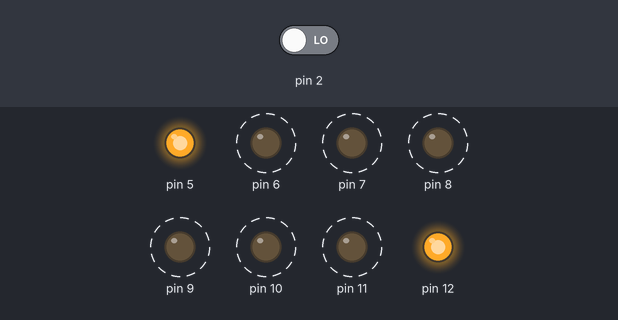
Bench run of a sketch on a simulated Arduino Uno, built with avr-gcc and run on an emulated ATmega328P. Shown: output pins drawn as LEDs (lit = HIGH). Dashed ring = blinking. Inputs (shaded band) come from the test bench; at power-on: pin 2 LOW.

Above: at 1.2 s.
1.3 s: pin 2 driven HIGH
At 1.8 s:
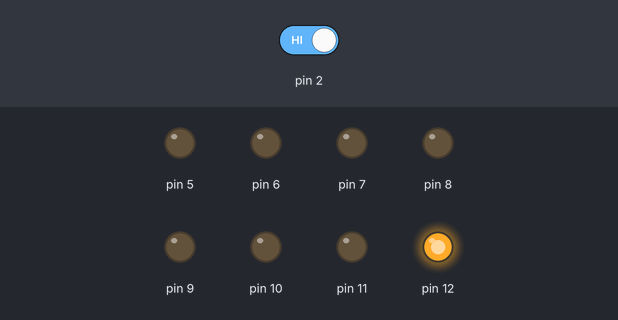
At 2.6 s:
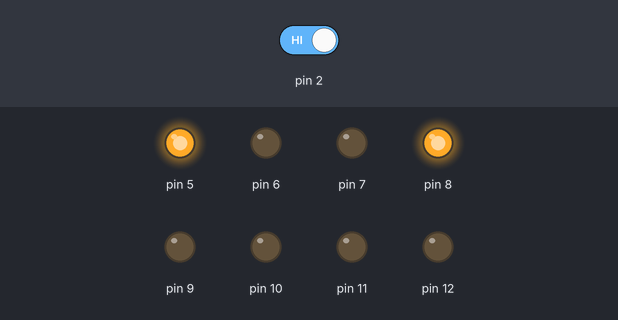
13.3 s: pin 2 driven LOW
At 14.2 s:
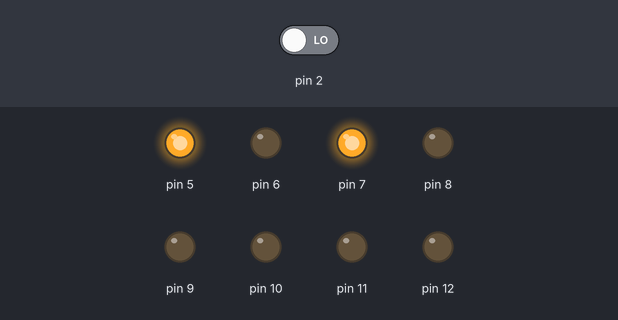
Timing chart, 0 to 22.3 s (numbered marks = the images above; inputs shaded):
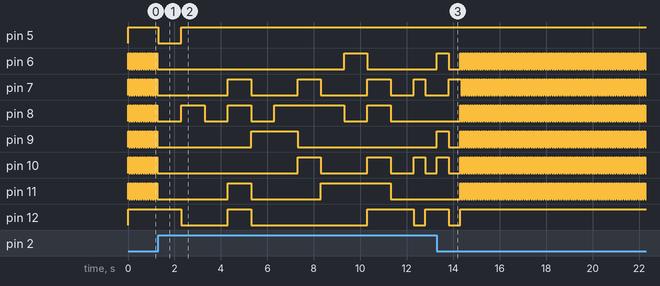

Measured:
- after the input at 1.3 s, pin 5: HIGH → LOW at once, → HIGH 1.0 s later; pin 7: alternates HIGH for 1.0 s and LOW for 2.0 s, starting after 3.0 s; pin 10: alternates HIGH for 1.0 s and LOW for 2.0 s, starting after 6.0 s; pin 12: HIGH → LOW after 1.0 s, → HIGH 2.0 s later, → LOW 1.0 s later, → HIGH 5.0 s later
- after the input at 13.3 s, pin 5: stays HIGH (without the input it goes to LOW after 1.0 s); pin 8: alternates HIGH for 0.05 s and LOW for 0.05 s, starting after 1.0 s; pin 12: goes on until 14.3 s, then stays HIGH
- by itself, pin 7, pin 10: alternates HIGH for 0.05 s and LOW for 0.05 s

The sketch:

LCD12345678910.ino
```cpp
void setup () {
   pinMode(12, OUTPUT);
  pinMode(11, OUTPUT);
  pinMode(10, OUTPUT);
  pinMode(9, OUTPUT);
  pinMode(8, OUTPUT);
  pinMode(7, OUTPUT);
  pinMode(6, OUTPUT);
  pinMode(5, OUTPUT);

  pinMode(2, INPUT);
   Serial.begin(9600);
 }


//*********************loop********************************************
void loop () {
   if(digitalRead(2)){
// 10
  digitalWrite(5, LOW); //dot
  digitalWrite(6, LOW); // BAIX DRETA
  digitalWrite(7, LOW); // BAIX HORITZONTAL
  digitalWrite(8, LOW);// BAIX ESQUERRA
  digitalWrite(9, LOW); //DALT DRETA
  digitalWrite(10, LOW); // DALT HORITZONTAL
  digitalWrite(11, LOW); //DALT ESQUERRA
  digitalWrite(12, HIGH); // CENTRAL
  delay(1000);
 //9
  digitalWrite(5, HIGH); //dot
  digitalWrite(6, LOW); // BAIX DRETA
  digitalWrite(7, LOW); // BAIX HORITZONTAL
  digitalWrite(8, HIGH);// BAIX ESQUERRA
  digitalWrite(9, LOW); //DALT DRETA
  digitalWrite(10, LOW); // DALT HORITZONTAL
  digitalWrite(11, LOW); //DALT ESQUERRA
  digitalWrite(12, LOW); // CENTRAL
  delay(1000);
 //8
  digitalWrite(5, HIGH); //dot
  digitalWrite(6, LOW); // BAIX DRETA
  digitalWrite(7, LOW); // BAIX HORITZONTAL
  digitalWrite(8, LOW);// BAIX ESQUERRA
  digitalWrite(9, LOW); //DALT DRETA
  digitalWrite(10, LOW); // DALT HORITZONTAL
  digitalWrite(11, LOW); //DALT ESQUERRA
  digitalWrite(12, LOW); // CENTRAL
  delay(1000);
   //7
  digitalWrite(5, HIGH); //dot
  digitalWrite(6, LOW); // BAIX DRETA
  digitalWrite(7, HIGH); // BAIX HORITZONTAL
  digitalWrite(8, HIGH);// BAIX ESQUERRA
  digitalWrite(9, LOW); //DALT DRETA
  digitalWrite(10, LOW); // DALT HORITZONTAL
  digitalWrite(11, HIGH); //DALT ESQUERRA
  digitalWrite(12, HIGH); // CENTRAL
  delay(1000);
// 6
  digitalWrite(5, HIGH); //dot
  digitalWrite(6, LOW); // BAIX DRETA
  digitalWrite(7, LOW); // BAIX HORITZONTAL
  digitalWrite(8, LOW);// BAIX ESQUERRA
  digitalWrite(9, HIGH); //DALT DRETA
  digitalWrite(10, LOW); // DALT HORITZONTAL
  digitalWrite(11, LOW); //DALT ESQUERRA
  digitalWrite(12, LOW); // CENTRAL
  delay(1000);
  // 5
    digitalWrite(5, HIGH); //dot
  digitalWrite(6, LOW); // BAIX DRETA
  digitalWrite(7, LOW); // BAIX HORITZONTAL
  digitalWrite(8, HIGH);// BAIX ESQUERRA
  digitalWrite(9, HIGH); //DALT DRETA
  digitalWrite(10, LOW); // DALT HORITZONTAL
  digitalWrite(11, LOW); //DALT ESQUERRA
  digitalWrite(12, LOW); // CENTRAL
  delay(1000);
  //4
    digitalWrite(5, HIGH); //dot
  digitalWrite(6, LOW); // BAIX DRETA
  digitalWrite(7, HIGH); // BAIX HORITZONTAL
  digitalWrite(8, HIGH);// BAIX ESQUERRA
  digitalWrite(9, LOW); //DALT DRETA
  digitalWrite(10, HIGH); // DALT HORITZONTAL
  digitalWrite(11, LOW); //DALT ESQUERRA
  digitalWrite(12, LOW); // CENTRAL
  delay(1000);
  //3
      digitalWrite(5, HIGH); //dot
  digitalWrite(6, LOW); // BAIX DRETA
  digitalWrite(7, LOW); // BAIX HORITZONTAL
  digitalWrite(8, HIGH);// BAIX ESQUERRA
  digitalWrite(9, LOW); //DALT DRETA
  digitalWrite(10, LOW); // DALT HORITZONTAL
  digitalWrite(11, HIGH); //DALT ESQUERRA
  digitalWrite(12, LOW); // CENTRAL
  delay(1000);
  //2
    digitalWrite(5, HIGH); //dot
  digitalWrite(6, HIGH); // BAIX DRETA
  digitalWrite(7, LOW); // BAIX HORITZONTAL
  digitalWrite(8, LOW);// BAIX ESQUERRA
  digitalWrite(9, LOW); //DALT DRETA
  digitalWrite(10, LOW); // DALT HORITZONTAL
  digitalWrite(11, HIGH); //DALT ESQUERRA
  digitalWrite(12, LOW); // CENTRAL
  delay(1000);
  //1
    digitalWrite(5, HIGH); //dot
  digitalWrite(6, LOW); // BAIX DRETA
  digitalWrite(7, HIGH); // BAIX HORITZONTAL
  digitalWrite(8, HIGH);// BAIX ESQUERRA
  digitalWrite(9, LOW); //DALT DRETA
  digitalWrite(10, HIGH); // DALT HORITZONTAL
  digitalWrite(11, HIGH); //DALT ESQUERRA
  digitalWrite(12, HIGH); // CENTRAL
  delay(1000);
  //0
    digitalWrite(5, HIGH); //dot
  digitalWrite(6, LOW); // BAIX DRETA
  digitalWrite(7, LOW); // BAIX HORITZONTAL
  digitalWrite(8, LOW);// BAIX ESQUERRA
  digitalWrite(9, LOW); //DALT DRETA
  digitalWrite(10, LOW); // DALT HORITZONTAL
  digitalWrite(11, LOW); //DALT ESQUERRA
  digitalWrite(12, HIGH); // CENTRAL
  delay(1000);
  //H
    digitalWrite(5, HIGH); //dot
  digitalWrite(6, LOW); // BAIX DRETA
  digitalWrite(7, HIGH); // BAIX HORITZONTAL
  digitalWrite(8, LOW);// BAIX ESQUERRA
  digitalWrite(9, LOW); //DALT DRETA
  digitalWrite(10, HIGH); // DALT HORITZONTAL
  digitalWrite(11, LOW); //DALT ESQUERRA
  digitalWrite(12, LOW); // CENTRAL
  delay(500);
  // O
      digitalWrite(5, HIGH); //dot
  digitalWrite(6, LOW); // BAIX DRETA
  digitalWrite(7, LOW); // BAIX HORITZONTAL
  digitalWrite(8, LOW);// BAIX ESQUERRA
  digitalWrite(9, LOW); //DALT DRETA
  digitalWrite(10, LOW); // DALT HORITZONTAL
  digitalWrite(11, LOW); //DALT ESQUERRA
  digitalWrite(12, HIGH); // CENTRAL
    delay(500);
  // L
    digitalWrite(5, HIGH); //dot
  digitalWrite(6, HIGH); // BAIX DRETA
  digitalWrite(7, LOW); // BAIX HORITZONTAL
  digitalWrite(8, LOW);// BAIX ESQUERRA
  digitalWrite(9, HIGH); //DALT DRETA
  digitalWrite(10, HIGH); // DALT HORITZONTAL
  digitalWrite(11, LOW); //DALT ESQUERRA
  digitalWrite(12, HIGH); // CENTRAL
  delay(500);
  //A
        digitalWrite(5, HIGH); //dot
  digitalWrite(6, LOW); // BAIX DRETA
  digitalWrite(7, HIGH); // BAIX HORITZONTAL
  digitalWrite(8, LOW);// BAIX ESQUERRA
  digitalWrite(9, LOW); //DALT DRETA
  digitalWrite(10, LOW); // DALT HORITZONTAL
  digitalWrite(11, LOW); //DALT ESQUERRA
  digitalWrite(12, LOW); // CENTRAL
    delay(500);
  } else{

  digitalWrite(5, HIGH); //dot
  digitalWrite(6, HIGH); // BAIX DRETA
  digitalWrite(7, HIGH); // BAIX HORITZONTAL
  digitalWrite(8, HIGH);// BAIX ESQUERRA
  digitalWrite(9, HIGH); //DALT DRETA
  digitalWrite(10, HIGH); // DALT HORITZONTAL
  digitalWrite(11, HIGH); //DALT ESQUERRA
  digitalWrite(12, HIGH); // CENTRAL
      delay(50);
  digitalWrite(6, LOW); // BAIX DRETA
  digitalWrite(7, LOW); // BAIX HORITZONTAL
  digitalWrite(8, LOW);// BAIX ESQUERRA
  digitalWrite(9, LOW); //DALT DRETA
  digitalWrite(10, LOW); // DALT HORITZONTAL
  digitalWrite(11, LOW); //DALT ESQUERRA
  digitalWrite(12, HIGH); // CENTRAL
      delay(50);
  }}
```
